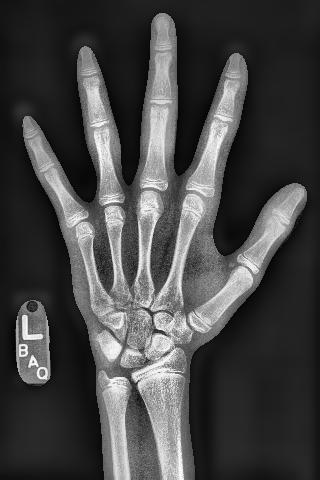
#> input picture 3-skill-tracks/biomedical-image-analysis-in-python/data/hand-xray.jpg, 320 x 480 px, found by its file name; the run also reads 1 picture not shown here
$ jupyter execute 2-masks-and-filters.ipynb   (shell and % lines are left out)
#> lines starting #> are read from the running program, lines starting #| are printed output that depends on the picture; after the words box and inside, x2 and y2 are one past the last pixel; in counts of white or black regions, pixels touching at a corner belong together
# Masks and Filters
>  Cut image processing to the bone by transforming x-ray images. You'll learn how to exploit intensity patterns to select sub-regions of an array, and you'll use convolutional filters to detect interesting features. You'll also use SciPy's ndimage module, which contains a treasure trove of image processing tools.

- toc: true
- badges: true
- comments: true
- author: Lucas Nunes
- categories: [Datacamp]
- image: images/datacamp/___

> Note: This is a summary of the course's chapter 2 exercises "Biomedical Image Analysis in Python" at datacamp. <br>[Github repo](https://github.com/lnunesAI/Datacamp/) / [Course link](https://www.datacamp.com/tracks/machine-learning-scientist-with-python)

[cell 1]
import imageio
import matplotlib.pyplot as plt
import numpy as np
plt.rcParams['figure.figsize'] = (8, 8)

## Image intensities

### Intensity

<div class=""><p>In this chapter, we will work with a hand <a href="https://en.wikipedia.org/wiki/Radiography" target="_blank" rel="noopener noreferrer">radiograph</a> from a 2017 <a href="http://rsnachallenges.cloudapp.net/competitions/4" target="_blank" rel="noopener noreferrer">Radiological Society of North America competition</a>. X-ray absorption is highest in dense tissue such as bone, so the resulting intensities should be high. Consequently, images like this can be used to predict "bone age" in children.</p>
<p>To start, let's load the image and check its intensity range. </p>
<p>The image datatype determines the range of possible intensities: e.g., 8-bit unsigned integers (<code>uint8</code>) can take values in the range of 0 to 255. A colorbar can be helpful for connecting these values to the visualized image.</p>
<p>All exercises in this chapter have the following imports:</p>
<pre><code>import imageio
import numpy as np
import matplotlib.pyplot as plt
</code></pre></div>

[cell 2]
def format_and_render_plot():
    '''Custom function to simplify common formatting operations for exercises. Operations include:
    1. Turning off axis grids.
    2. Calling `plt.tight_layout` to improve subplot spacing.
    3. Calling `plt.show()` to render plot.'''
    fig = plt.gcf()
    fig.axes[0].axis('off')
    plt.tight_layout()
    plt.show()

Instructions
<ul>
<li>Load the image "hand-xray.jpg" using <code>imageio</code>.</li>
<li>Print the image's data type (<code>dtype</code>), minimum (<code>min()</code>) and maximum intensity (<code>max()</code>).</li>
<li>Plot the image using <code>plt.imshow()</code>. Explicitly set the colormap's minimum (<code>0</code>) and maximum (<code>255</code>) values using the <code>vmin</code> and <code>vmax</code> arguments. </li>
<li>Add a colorbar using <code>plt.colorbar()</code>, then render the plot using the custom function <code>format_and_render_plot()</code>. This has been done for you.</li>
</ul>

[cell 3]
# Load the hand radiograph
im = imageio.imread("hand-xray.jpg")
#> im is the input picture: shape (480, 320); min 0, max 255, mean 69.6
print('Data type:', im.dtype)
#| Data type: uint8
print('Min. value:', im.min())
#| Min. value: 0
print('Max value:', im.max())
#| Max value: 255

# Plot the grayscale image
plt.imshow(im, cmap='gray', vmin=0, vmax=255)
plt.colorbar()
format_and_render_plot()
#> in format_and_render_plot, `plt.show()`:
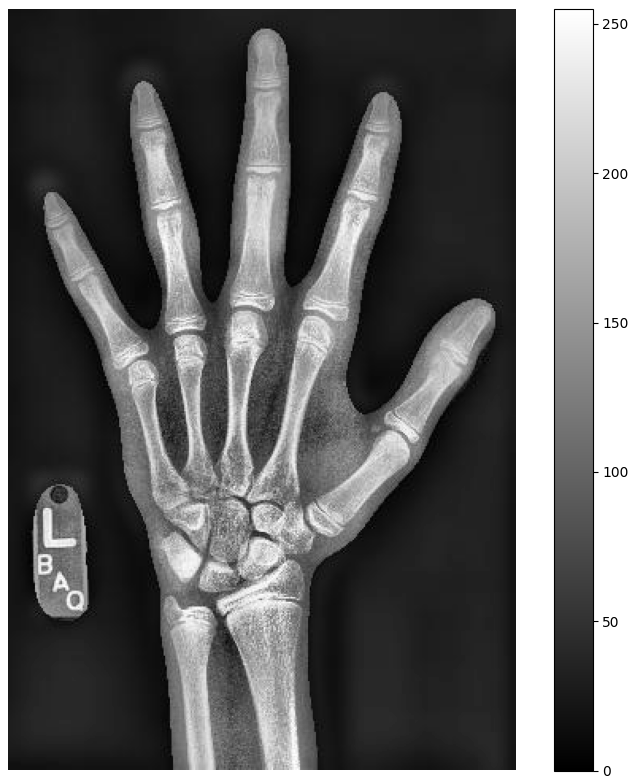
#> figure drawn by matplotlib, 2 panels

**Although only a coarse descriptor, the range of intensities can help you get a quick feel for your image's content.**

### Histograms

<div class=""><p><strong>Histograms</strong> display the distribution of values in your image by binning each element by its intensity then measuring the size of each bin. </p>
<p>The area under a histogram is called the <strong>cumulative distribution function</strong>. It measures the frequency with which a given range of pixel intensities occurs.</p>
<p>For this exercise, describe the intensity distribution in <code>im</code> by calculating the histogram and cumulative distribution function and displaying them together.</p></div>

[cell 4]
def format_and_render_plot():
    '''Custom function to simplify common formatting operations for exercises. Operations include:
    1. Turning off axis grids.
    2. Calling `plt.tight_layout` to improve subplot spacing.
    3. Calling `plt.show()` to render plot.'''
    fig = plt.gcf()
    for ax in fig.axes:
        ax.legend(loc='center right')
    plt.show()

Instructions
<ul>
<li>Import <code>scipy.ndimage</code> as <code>ndi</code>.</li>
<li>Generate a 256-bin histogram of <code>im</code> which covers the full range of <code>np.uint8</code> values.</li>
<li>Calculate the cumulative distribution function for <code>im</code>. First, find the cumulative sum of <code>hist</code>, then divide by the total number of pixels in <code>hist</code>.</li>
<li>Plot <code>hist</code> and <code>cdf</code> on separate subplots. This has been done for you.</li>
</ul>

[cell 5]
# Import SciPy's "ndimage" module
import scipy.ndimage as ndi

# Create a histogram, binned at each possible value
hist = ndi.histogram(im, min=0, max=255, bins=256)
#> hist = 256 values, max 5273 at index 31, min 16 at index 254, mean 600

# Create a cumulative distribution function
cdf = hist.cumsum() / hist.sum()
#> cdf = 256 values from 0.00116 to 1

# Plot the histogram and CDF
fig, axes = plt.subplots(2, 1, sharex=True)
axes[0].plot(hist, label='Histogram')
axes[1].plot(cdf, label='CDF')
format_and_render_plot()

**You can see the data is clumped into a few separate distributions, consisting of background noise, skin, bone, and artifacts. Sometimes we can separate these well with global thresholds (foreground/background); other times the distributions overlap quite a bit (skin/bone).**

## Masks

### Create a mask

<div class=""><p><strong>Masks</strong> are the primary method for removing or selecting specific parts of an image. They are binary arrays that indicate whether a value should be included in an analysis. Typically,  masks are created by applying one or more logical operations to an image. </p>
<p>For this exercise, try to use a simple intensity threshold to differentiate between skin and bone in the hand radiograph. (<code>im</code> has been equalized to utilize the whole intensity range.)</p>
<p>Below is the histogram of <code>im</code> colored by the segments we will plot.</p>
<p>

</p></div>

[cell 6]
def format_and_render_plot():
    '''Custom function to simplify common formatting operations for exercises. Operations include:
    1. Turning off axis grids.
    2. Calling `plt.tight_layout` to improve subplot spacing.
    3. Calling `plt.show()` to render plot.'''
    fig = plt.gcf()
    for ax in fig.axes:
        ax.axis('off')
    plt.tight_layout()
    plt.show()

Instructions
<ul>
<li>Create a bone mask by selecting pixels with intensities greater than or equal to <code>145</code>. </li>
<li>Create a skin mask by selecting pixels with intensities greater than or equal to <code>45</code> and less than <code>145</code>.</li>
<li>Plot the skin and bone masks in grayscale.</li>
</ul>

[cell 7]
# Create skin and bone masks
mask_bone = im >= 145
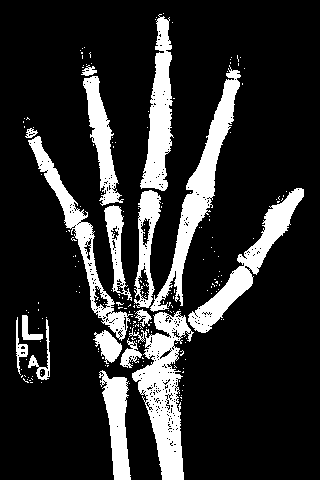
#> mask_bone: shape (480, 320) bool; 17.4% white; 211 white regions (194 under 20 px), largest, box (x1, y1, x2, y2) and area: (129, 311, 194, 480) 4719, (150, 65, 241, 312) 4148, (188, 188, 304, 333) 3302
mask_skin = (im >= 45) & (im < 145)
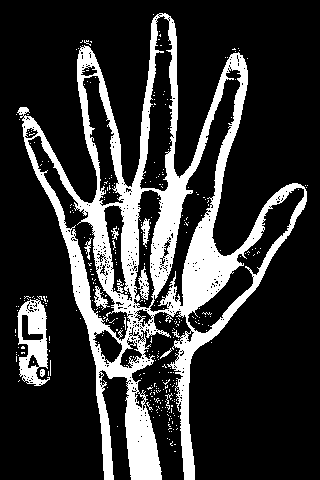
#> mask_skin: shape (480, 320) bool; 20.6% white; 348 white regions (338 under 20 px), largest, box (x1, y1, x2, y2) and area: (17, 13, 307, 480) 28657, (17, 299, 50, 386) 1624, (138, 266, 149, 300) 194

# Plot the skin (0) and bone (1) masks
fig, axes = plt.subplots(1,2)
axes[0].imshow(mask_skin, cmap='gray')
axes[1].imshow(mask_bone, cmap='gray')
format_and_render_plot()

**You can chain logic together to make some quite complex masks.**

### Apply a mask

<div class=""><p>Although masks are binary, they can be <em>applied</em> to images to filter out pixels where the mask is <code>False</code>.</p>
<p>NumPy's <code>where()</code> function is a flexible way of applying masks. It takes three arguments:</p>
<pre><code>np.where(condition, x, y)
</code></pre>
<p><code>condition</code>, <code>x</code> and <code>y</code> can be either arrays or single values. This allows you to pass through original image values while setting masked values to 0.</p>
<p>Let's practice applying masks by selecting the bone-like pixels from the hand x-ray (<code>im</code>).</p></div>

[cell 8]
def format_and_render_plot():
    '''Custom function to simplify common formatting operations for exercises. Operations include:
    1. Turning off axis grids.
    2. Calling `plt.tight_layout` to improve subplot spacing.
    3. Calling `plt.show()` to render plot.'''
    fig = plt.gcf()
    fig.axes[0].axis('off')
    plt.tight_layout()
    plt.show()

Instructions
<ul>
<li>Create a Boolean bone mask by selecting pixels greater than or equal to 145. </li>
<li>Apply the mask to your image using <code>np.where()</code>. Values not in the mask should be set to <code>0</code>.</li>
<li>Create a histogram of the masked image. Use the following arguments to select only non-zero pixels: <code>min=1</code>, <code>max=255</code>, <code>bins=255</code>. </li>
<li>Plot the masked image and the histogram. This has been done for you.</li>
</ul>

[cell 9]
# Import SciPy's "ndimage" module
import scipy.ndimage as ndi

# Screen out non-bone pixels from "im"
mask_bone = im >= 145
im_bone = np.where(mask_bone, im, 0)
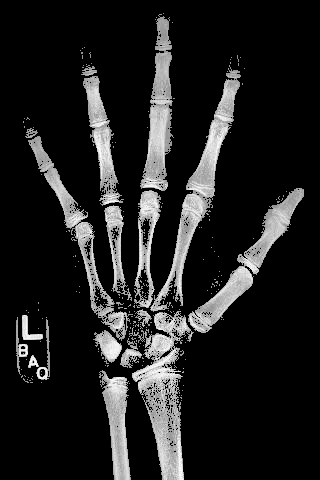
#> im_bone: shape (480, 320); min 0, max 255, mean 32.5

# Get the histogram of bone intensities
hist = ndi.histogram(im_bone, min=1, max=255, bins=255)
#> hist = 255 values, max 378 at index 172, min 0 at index 0, mean 104.8

# Plot masked image and histogram
fig, axes = plt.subplots(2,1)
axes[0].imshow(im_bone, cmap='gray')
axes[1].plot(hist)
format_and_render_plot()
#> in format_and_render_plot, `plt.show()`:
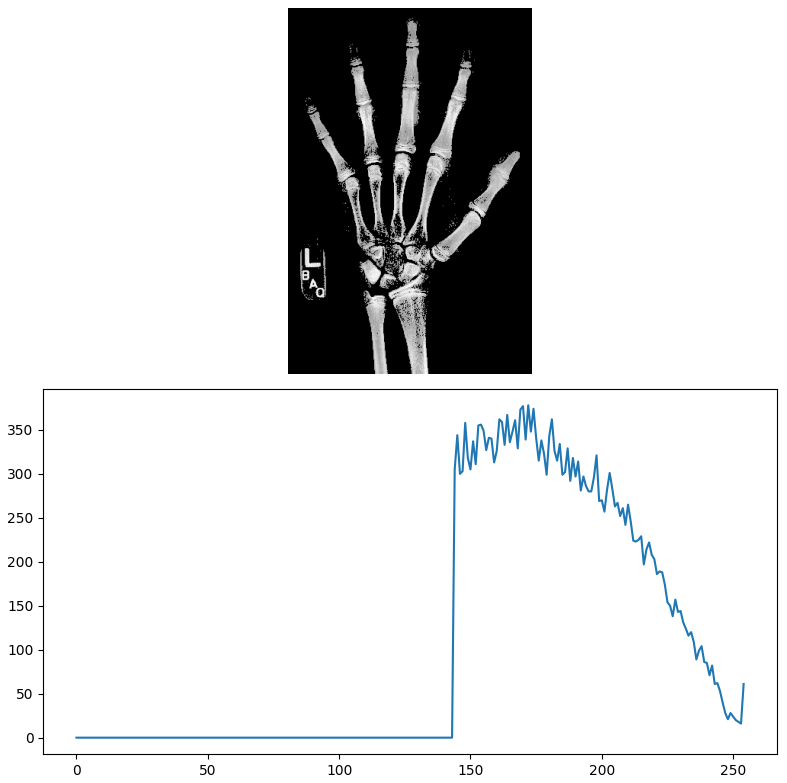
#> figure drawn by matplotlib, 2 panels; panel 2: curve peaks at x = 172, y = 378

**Sometimes simpler methods for applying a mask such as multiplication (e.g., im * mask_bone) will meet your needs, but np.where() is an excellent tool to have in your arsenal.**

### Tune a mask

<div class=""><p>Imperfect masks can be tuned through the addition and subtraction of pixels. SciPy includes several useful methods for accomplishing these ends. These include: </p>
<ul>
<li><code>binary_dilation</code>: Add pixels along edges</li>
<li><code>binary_erosion</code>: Remove pixels along edges</li>
<li><code>binary_opening</code>: Erode then dilate, "opening" areas near edges</li>
<li><code>binary_closing</code>: Dilate then erode, "filling in" holes</li>
</ul>
<p>For this exercise, create a bone mask then tune it to include additional pixels.</p>
<p>For the remaining exercises, we have run the following import for you: </p>
<pre><code>import scipy.ndimage as ndi
</code></pre></div>

[cell 10]
def format_and_render_plot():
    '''Custom function to simplify common formatting operations for exercises. Operations include:
    1. Turning off axis grids.
    2. Calling `plt.tight_layout` to improve subplot spacing.
    3. Calling `plt.show()` to render plot.'''
    fig = plt.gcf()
    for ax in fig.axes:
        ax.axis('off')
    plt.tight_layout()
    plt.show()

Instructions
<ul>
<li>Create a bone by selecting pixels from <code>im</code> that are greater than or equal to <code>145</code>.</li>
<li>Use <code>ndi.binary_dilation()</code> to increase the size of <code>mask_bone</code>. Set the number of <code>iterations</code> to <code>5</code> to perform the dilation multiple times. </li>
<li>Use <code>ndi.binary_closing()</code> to fill in holes in <code>mask_bone</code>. Set the number of <code>iterations</code> to <code>5</code> to holes up to 10 pixels wide. </li>
<li>Plot the original and tuned masks.</li>
</ul>

[cell 11]
# Create and tune bone mask
mask_bone = im >= 145
mask_dilate = ndi.binary_dilation(mask_bone, iterations=5)
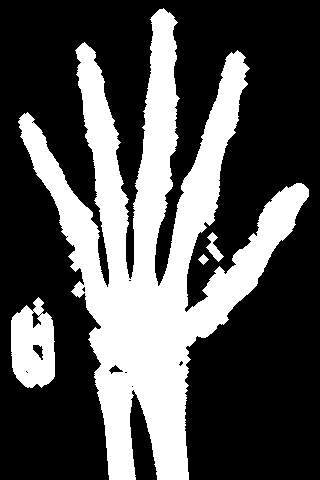
#> mask_dilate: shape (480, 320) bool; 32.2% white; 4 white regions, box (x1, y1, x2, y2) and area: (18, 8, 309, 480) 46173, (11, 297, 55, 388) 2994, (206, 232, 224, 262) 214, (198, 254, 209, 265) 61
mask_closed = ndi.binary_closing(mask_bone, iterations=5)
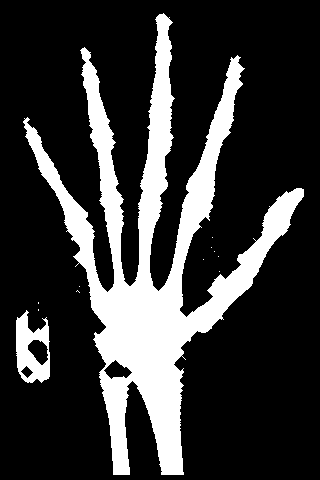
#> mask_closed: shape (480, 320) bool; 21.5% white; 12 white regions (10 under 20 px), largest, box (x1, y1, x2, y2) and area: (23, 13, 304, 475) 31482, (16, 310, 50, 383) 1473

# Plot masked images
fig, axes = plt.subplots(1,3)
axes[0].imshow(mask_bone, cmap='gray')
axes[1].imshow(mask_dilate, cmap='gray')
axes[2].imshow(mask_closed, cmap='gray')
format_and_render_plot()

**Dilation, erosion, and closing are useful techniques when you want to fine-tune your masks.**

## Filters

<div class=""><p><em>Filters</em> are an essential tool in image processing. They allow you to transform images based on intensity values surrounding a pixel, rather than globally.</p>
<p>

</p>
<p>For this exercise, smooth the foot radiograph. First, specify the weights to be used. (These are called "footprints" and "kernels" as well.) Then, convolve the filter with <code>im</code> and plot the result.</p></div>

[cell 12]
def format_and_render_plot():
    '''Custom function to simplify common formatting operations for exercises. Operations include:
    1. Turning off axis grids.
    2. Calling `plt.tight_layout` to improve subplot spacing.
    3. Calling `plt.show()` to render plot.'''
    fig = plt.gcf()
    for ax in fig.axes:
        ax.axis('off')
    plt.tight_layout()
    plt.show()

Instructions 1/3
<p>Create a three by three array of filter weights. Set each element to <code>0.11</code> to perform mean filtering (also called "uniform filtering").</p>

[cell 13]
# Set filter weights
weights = [[0.11, 0.11, 0.11],
           [0.11, 0.11, 0.11],
            [0.11,  0.11, 0.11]]

Instructions 2/3
<p>Convolve <code>im</code> with <code>weights</code> using <code>ndi.convolve()</code>.</p>

[cell 14]
# Convolve the image with the filter
im_filt = ndi.convolve(im, weights)
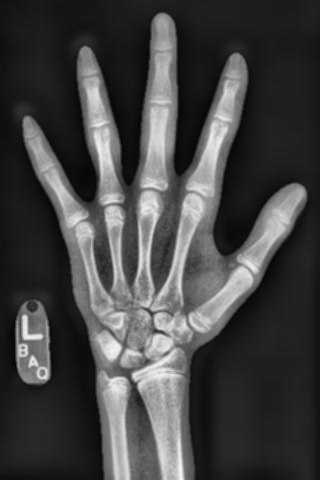
#> im_filt: shape (480, 320); min 5, max 245, mean 68.4

Instructions 3/3
<p>Plot the original and mean-filtered images.</p>

[cell 15]
# Plot the images
fig, axes = plt.subplots(1,2)
axes[0].imshow(im, cmap='gray')
axes[1].imshow(im_filt, cmap='gray')
format_and_render_plot()

**The size and pattern of the filter weights control the effect it will have on your image.**

### Filter functions

<div class=""><p>Convolutions rely on a set of weights, but filtering can also be done using functions such as the mean, median and maximum. Just like with convolutions, filter functions will update each pixel value based on its local neighborhood.</p>
<p>Consider the following lines of code: </p>
<pre><code>im = np.array([[93, 36,  87],
               [18, 49,  51],
               [45, 32,  63]])

im_filt = ____

assert im_filt[1,1] == 49
</code></pre>
<p>Which of the following statements should go in the blank so that the <code>assert</code> statement evaluates to <code>True</code>?</p></div>

<pre>
Possible Answers
ndi.maximum_filter(im, size=3)
ndi.uniform_filter(im, size=3)
ndi.percentile_filter(im, 60, size=3)
<b>ndi.median_filter(im, size=3)</b>
</pre>

**The median filter will return the median value of the 3x3 neighborhood. Note that the values on the edges will vary based on the mode setting of your filter.**

### Smoothing

<div class=""><p>Smoothing can improve the <a href="https://en.wikipedia.org/wiki/Signal-to-noise_ratio" target="_blank" rel="noopener noreferrer"><strong>signal-to-noise ratio</strong></a> of your image by blurring out small variations in intensity. The Gaussian filter is excellent for this: it is a circular (or spherical) smoothing kernel that weights nearby pixels higher than distant ones.</p>
<p>

</p>
<p>The width of the distribution is controlled by the <code>sigma</code> argument, with higher values leading to larger smoothing effects.</p>
<p>For this exercise, test the effects of applying Gaussian filters to the foot x-ray before creating a bone mask.</p></div>

Instructions
<ul>
<li>Convolve <code>im</code> with Gaussian filters of size <code>sigma=1</code> and <code>sigma=3</code>.</li>
<li>Plot the "bone masks" of <code>im</code>, <code>im_s1</code>, and <code>im_s3</code> (i.e., where intensities are greater than or equal to <code>145</code>).</li>
</ul>

[cell 16]
# Smooth "im" with Gaussian filters
im_s1 = ndi.gaussian_filter(im, sigma=1)
im_s3 = ndi.gaussian_filter(im, sigma=3)
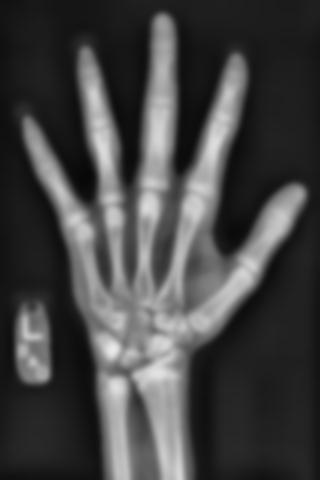
#> im_s3: shape (480, 320); min 7, max 233, mean 68.6

# Draw bone masks of each image
fig, axes = plt.subplots(1,3)
axes[0].imshow(im >= 145, cmap="gray")
axes[1].imshow(im_s1 >= 145, cmap="gray")
axes[2].imshow(im_s3 >= 145, cmap="gray")
format_and_render_plot()
#> in format_and_render_plot (call 2), `plt.show()`:
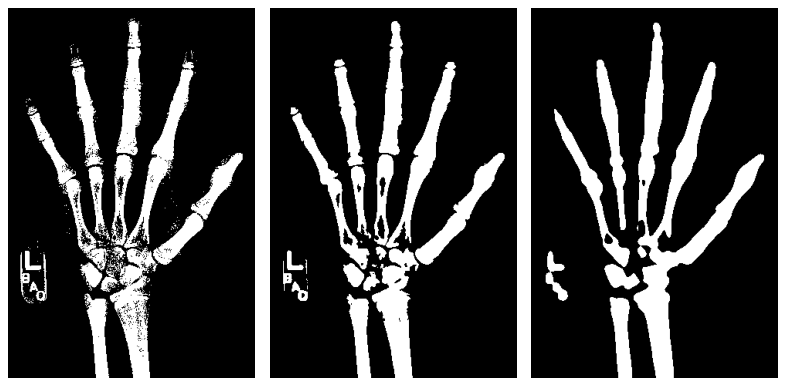
#> figure drawn by matplotlib, 3 panels

**Many analyses can benefit from an initial smoothing of the data.**

## Feature detection

### Detect edges (1)

<div class=""><p>Filters can also be used as "detectors." If a part of the image fits the weighting pattern, the returned value will be very high (or very low). </p>
<p>In the case of edge detection, that pattern is a change in intensity along a plane. A filter detecting horizontal edges might look like this:</p>
<pre><code>weights = [[+1, +1, +1],
           [ 0,  0,  0],
           [-1, -1, -1]]
</code></pre>
<p>For this exercise, create a <strong>vertical</strong> edge detector and see how well it performs on the hand x-ray (<code>im</code>).</p></div>

[cell 17]
im = imageio.imread('hand-xray_2.jpg')
#> (the rest of the program and of its run is left out)
